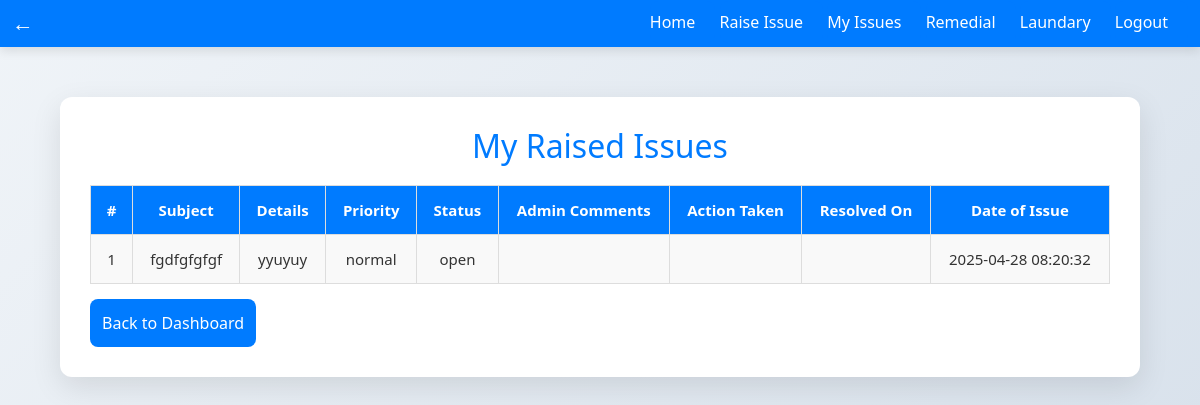
/view_issues_student.php (signed in), run on the app's committed database.
### tables this page shows
CREATE TABLE `issues` (
  `issue_id` int(11) not null,
  `raised_by` int(11) NOT NULL,
  `subject` varchar(255) NOT NULL,
  `details` text NOT NULL,
  `priority` enum('urgent','normal') NOT NULL DEFAULT 'normal',
  `date_of_issue` timestamp NOT NULL DEFAULT current_timestamp(),
  `status` enum('open','work in progress','postpone','resolved') DEFAULT 'open',
  `admin_comments` text DEFAULT NULL,
  `action_taken` text DEFAULT NULL,
  `action_resolve_date` date DEFAULT NULL,
  
  `date_submitted` timestamp NOT NULL DEFAULT current_timestamp()
);

### view_issues_student.php (the view, shortened to what this page needs)
<?php
include 'db.php';
$student_id = $_SESSION['user_id'];
?>
<!DOCTYPE html>
<html lang="en">
<head>
<link href="https://cdn.jsdelivr.net/npm/bootstrap@5.3.3/dist/css/bootstrap.min.css" rel="stylesheet">
    <link rel="stylesheet" href="style.css">
</head>
<body>
<?php include 'navbar.php'; ?>
    <div class="container table-responsive">
        <h2>My Raised Issues</h2>
        <table>
            <tr>
                <th>#</th>
                <th>Subject</th>
                <th>Details</th>
                <th>Priority</th>
                <th>Status</th>
                <th>Admin Comments</th>
                <th>Action Taken</th>
                <th>Resolved On</th>
                <th>Date of Issue</th>
            </tr>
            <?php
            $sql = "SELECT * FROM issues WHERE raised_by = ? ORDER BY issue_id DESC";
            $stmt = $conn->prepare($sql);
            $stmt->bind_param("i", $student_id);
            $stmt->execute();
            $result = $stmt->get_result();
            $sr = 1;
            while ($row = $result->fetch_assoc()) {
                    echo "<tr>
                    <td>{$sr}</td>
                    <td>{$row['subject']}</td>
                    <td>{$row['details']}</td>
                    <td>{$row['priority']}</td>
                    <td>{$row['status']}</td>
                    <td>{$row['admin_comments']}</td>
                    <td>{$row['action_taken']}</td>
                    <td>{$row['action_resolve_date']}</td>
                    <td>{$row['date_of_issue']}</td>
                    </tr>";
                $sr++;
            }
            ?>
        </table>
        <a href="student_dashboard.php" style="margin-top: 1.5%;" class="btn">Back to Dashboard</a>
    </div>
</body>
</html>

### style.css (style rules this page uses)
* { box-sizing: border-box; margin: 0; padding: 0; }
body { font-family: 'Segoe UI', Tahoma, Geneva, Verdana, sans-serif; background: linear-gradient(135deg, #f0f4f8, #d9e2ec); color: #333; line-height: 1.6; }
.container { background: #ffffff; max-width: 90vw; margin: 50px auto; padding: 30px; border-radius: 12px; box-shadow: 0 10px 30px rgba(0, 0, 0, 0.1); text-align: left; }
h1, h2, h3 { text-align: center; color: #007BFF; margin-bottom: 20px; }
.btn { background-color: #007BFF; color: white; padding: 12px; font-size: 16px; border: none; border-radius: 8px; cursor: pointer; transition: background 0.3s ease; text-align: center; }
table { width: 100% ; border-collapse: collapse ; margin-top: 20px ; font-size: 15px ; }
th, td { border: 1px solid #ddd !important; padding: 12px 15px ; text-align: center ; }
th { background-color: #007BFF !important; color: white !important; }
tr:nth-child(even) { background-color: #f9f9f9 !important; }

### data on the page
issues: subject "fgdfgfgfgf", details "yyuyuy", priority "normal", status "open", date_of_issue "2025-04-28 08:20:32"
